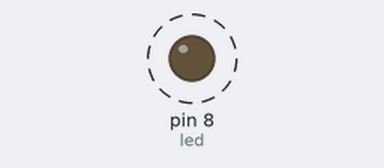
Recording of a program running on a simulated MicroPython board. Parts: output pins drawn as LEDs (lit = HIGH). Dashed ring = blinking.

Above: at 0.5 s.
Timing chart, 0 to 4.6 s (numbered marks = the images above):
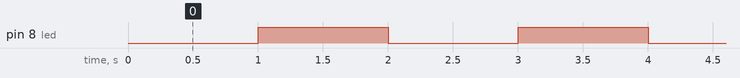

Measured:
- by itself, pin 8 (led): alternates HIGH for 1.0 s and LOW for 1.0 s

The program:

blink_timer_c3core.py
```python
from machine import Pin, Timer

led = Pin(8, Pin.OUT)
tim = Timer(1)
cnt = 0
def tick(timer):
    global cnt
    cnt += 1
    led(cnt % 2)

tim.init(period=1000, mode=Timer.PERIODIC, callback=tick)

while True:
    pass
```
